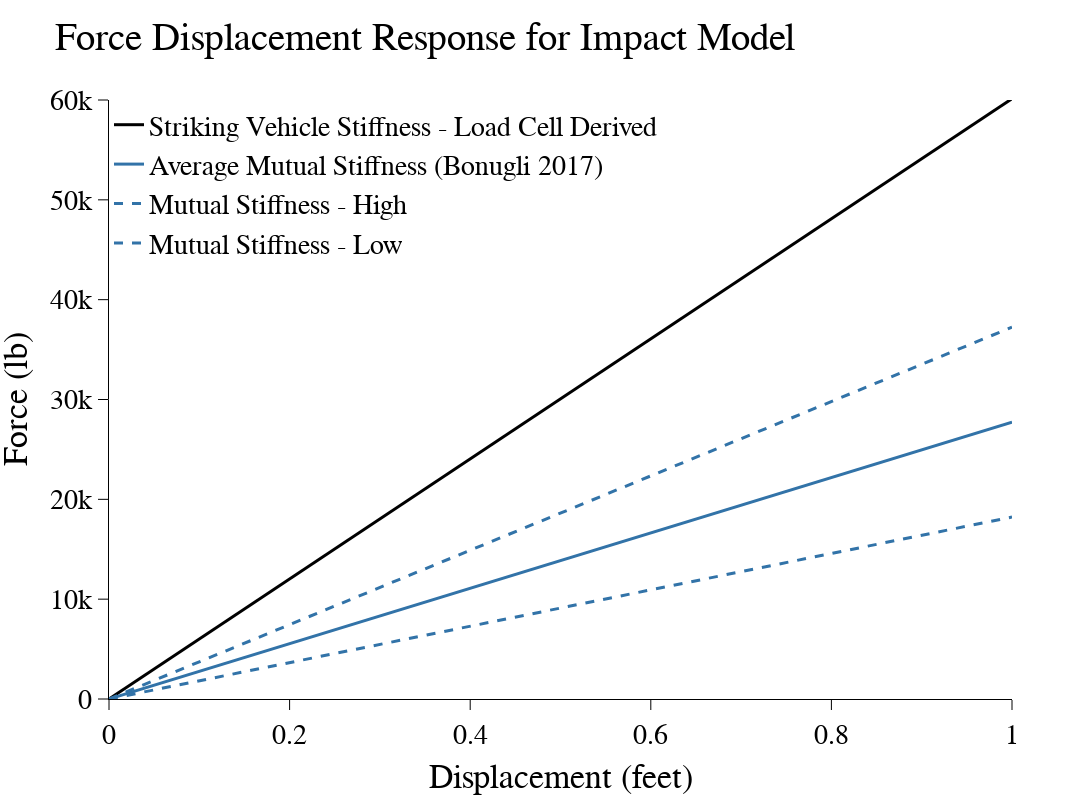

The code cell stored with this chart in its notebook:
### Code cell
fig = go.Figure()
fig.add_trace(go.Scatter(x = displacement,
                         y = f_veh1,
                        mode = 'lines',
                        name = 'Striking Vehicle Stiffness - Load Cell Derived',
                        line = dict(color = "rgb(0, 0, 0)", width = 3, dash = 'solid')
                        ))
fig.add_trace(go.Scatter(x = displacement,
                         y = f_mutual,
                        mode = 'lines',
                        name = 'Average Mutual Stiffness (Bonugli 2017)',
                        line = dict(color = "rgb(50, 115, 168)", width = 3, dash = 'solid')
                        ))
fig.add_trace(go.Scatter(x = displacement,
                         y = [0, k_mutual_high],
                        mode = 'lines',
                        name = 'Mutual Stiffness - High',
                        line = dict(color = "rgb(50, 115, 168)", width = 3, dash = 'dash')
                        ))
fig.add_trace(go.Scatter(x = displacement,
                         y = [0, k_mutual_low],
                        mode = 'lines',
                        name = 'Mutual Stiffness - Low',
                        line = dict(color = "rgb(50, 115, 168)", width = 3, dash = 'dash')
                        ))
fig.update_layout(legend = dict(orientation = "v", yanchor = 'top', y = 1, xanchor = 'left', x = 0),
    autosize = False,
    width = 1400,
    height = 800,
    title = f'Force Displacement Response for Impact Model',
    template = 'plotly_white',
    xaxis = dict(showgrid = False, title = 'Displacement (feet)'),
    font = dict(family = 'Arial', size = 28, color = 'black'))

fig.update_layout(showlegend = True)
fig.update_yaxes(showgrid = False, showline=True, linewidth=1, linecolor='black', ticks="outside",
                 tickwidth=1, tickcolor='black', ticklen=10, zeroline=False, range = [0, 60000], title_text = 'Force (lb)')
fig.update_xaxes(showline=True, linewidth=1, linecolor='black', ticks="outside",
                 tickwidth=1, tickcolor='black', ticklen=10, zeroline=False)
fig.show()

### Figure 1 — Plotly figure (JSON) as saved in the notebook; plotly's stock layout.template omitted (floating-point values rounded to 4 significant figures)
{"data": [{"line": {"color": "rgb(0, 0, 0)", "dash": "solid", "width": 3}, "mode": "lines", "name": "Striking Vehicle Stiffness - Load Cell Derived", "type": "scatter", "x": [0, 1], "y": [0, 60130.0]}, {"line": {"color": "rgb(50, 115, 168)", "dash": "solid", "width": 3}, "mode": "lines", "name": "Average Mutual Stiffness (Bonugli 2017)", "type": "scatter", "x": [0, 1], "y": [0, 27734]}, {"line": {"color": "rgb(50, 115, 168)", "dash": "dash", "width": 3}, "mode": "lines", "name": "Mutual Stiffness - High", "type": "scatter", "x": [0, 1], "y": [0, 37246]}, {"line": {"color": "rgb(50, 115, 168)", "dash": "dash", "width": 3}, "mode": "lines", "name": "Mutual Stiffness - Low", "type": "scatter", "x": [0, 1], "y": [0, 18222]}], "layout": {"autosize": false, "font": {"color": "black", "family": "Arial", "size": 28}, "height": 800, "legend": {"orientation": "v", "x": 0, "xanchor": "left", "y": 1, "yanchor": "top"}, "showlegend": true, "title": {"text": "Force Displacement Response for Impact Model"}, "width": 1400, "xaxis": {"autorange": true, "linecolor": "black", "linewidth": 1, "range": [0, 1], "showgrid": false, "showline": true, "tickcolor": "black", "ticklen": 10, "ticks": "outside", "tickwidth": 1, "title": {"text": "Displacement (feet)"}, "type": "linear", "zeroline": false}, "yaxis": {"linecolor": "black", "linewidth": 1, "range": [0, 60000], "showgrid": false, "showline": true, "tickcolor": "black", "ticklen": 10, "ticks": "outside", "tickwidth": 1, "title": {"text": "Force (lb)"}, "type": "linear", "zeroline": false}}}
